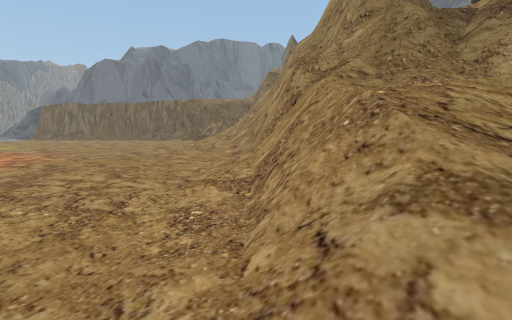
view 1 (above)

24 first-person views from a walk through a 3-D level made in the Unity game engine. The camera is 1.4 m above the floor, tilts 6° down and sees 80° across. The floor is counted in squares, 2 m on a side. Each view is taken from the middle of a square. On the plan, view 1 faces up. The plan holds only what a view shows up to about 10 squares ahead; the rest is blank. The place goes on beyond the plan. Some trees and plants on the terrain are drawn as simple stand-ins. The player character is not drawn. Some animated figures are not drawn. Some surface patterns are stand-ins.

view 2
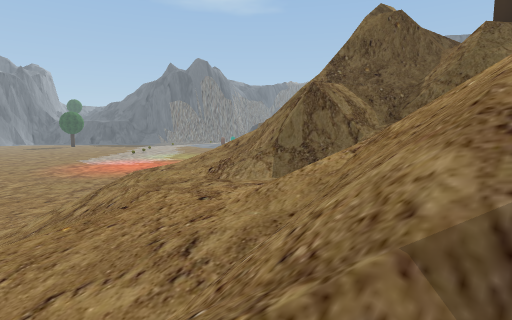

view 3
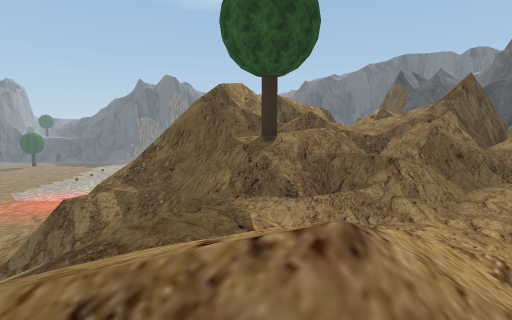

view 4
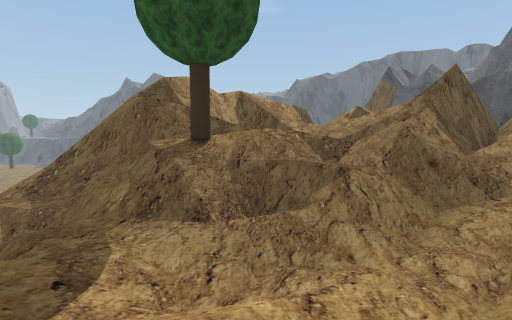

view 5
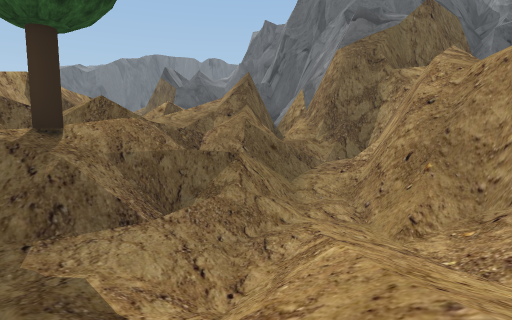

view 6
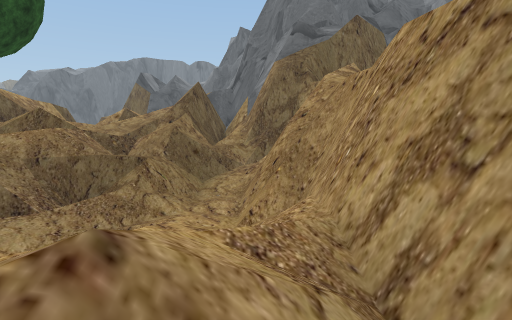

view 7
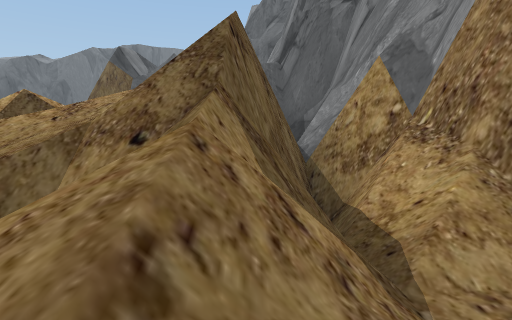

view 8
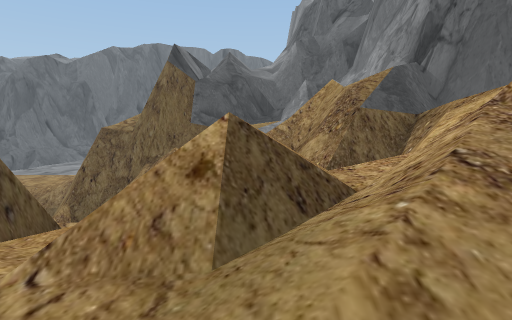

view 9
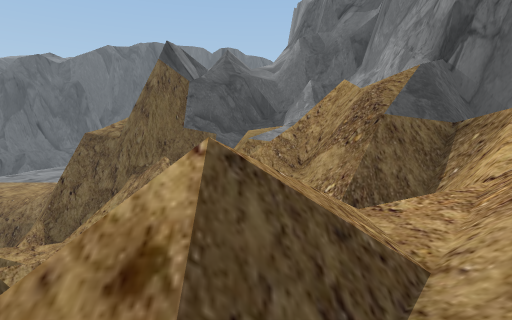

view 10
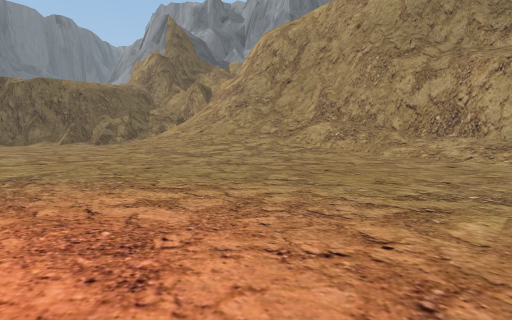

view 11
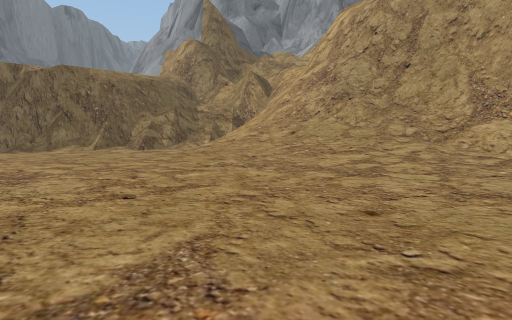

view 12
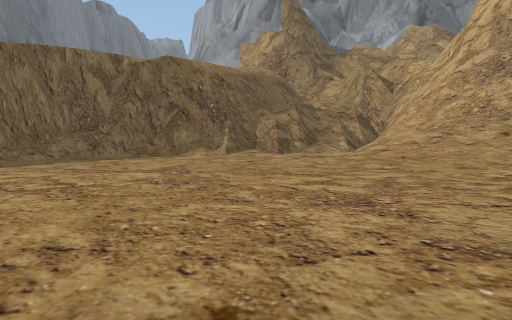

view 13
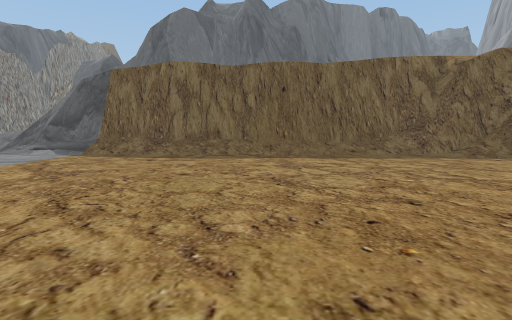

view 14
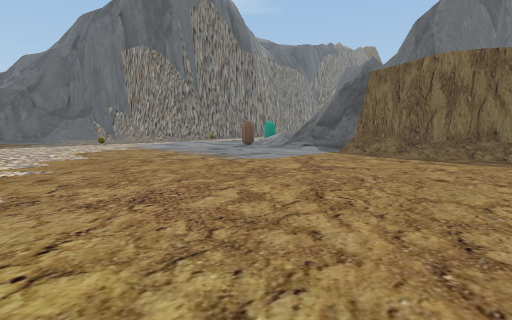

view 15
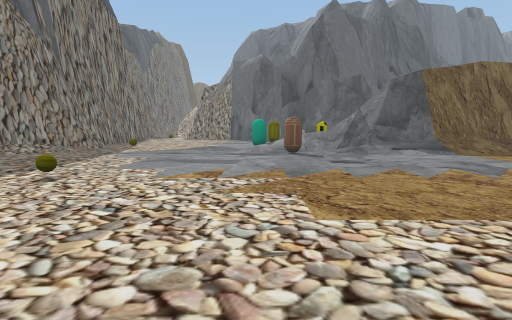

view 16
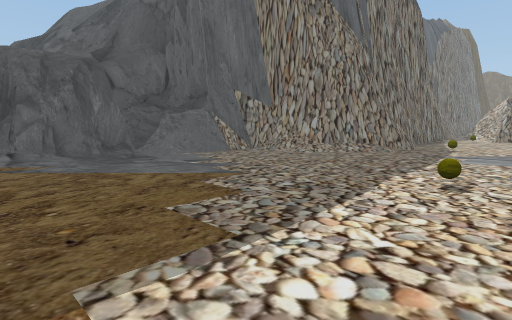

view 17
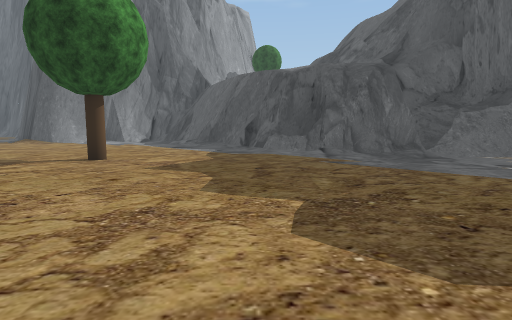

view 18
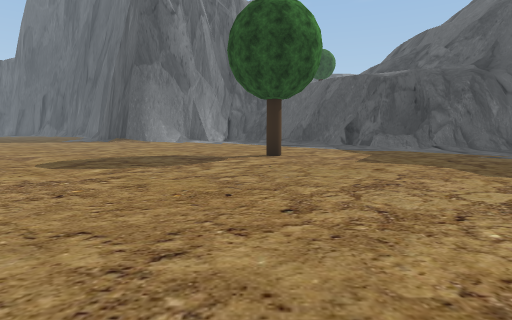

view 19
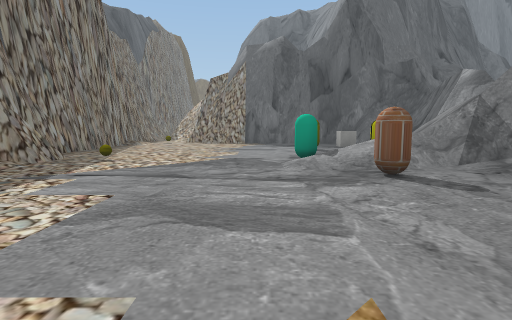

view 20
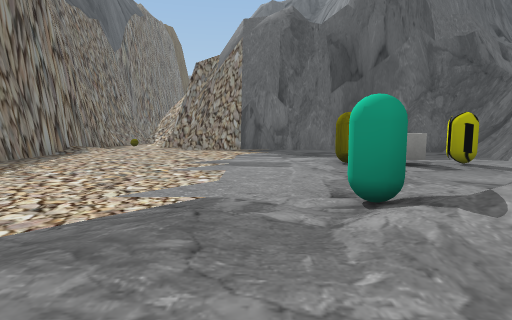

view 21
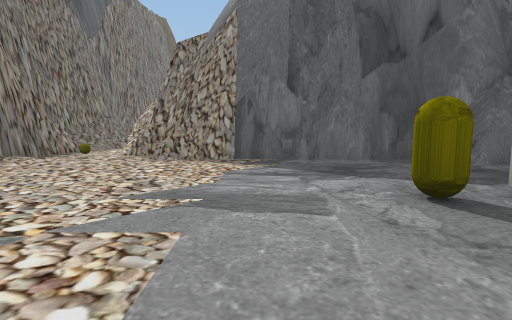

view 22
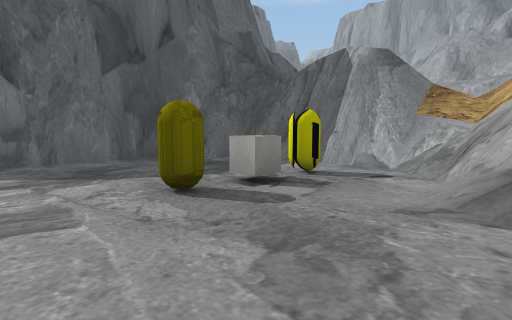

view 23
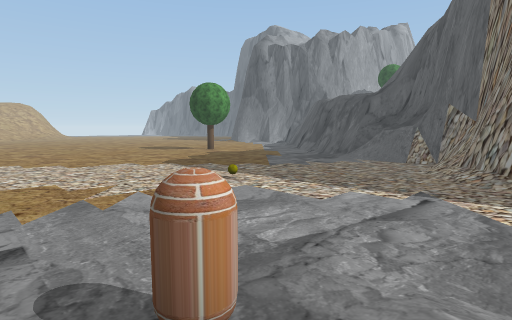

view 24
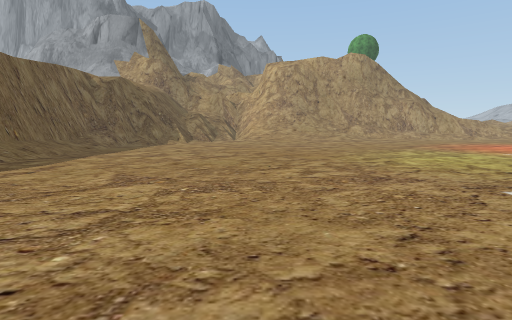

### Floor plan
Key: @ floor where view 1 was taken; # wall or solid block; . main floor; : floor 0.5 m higher than the main floor; + floor 3 m higher than the main floor; * floor 6 m higher than the main floor; % floor 9 m higher than the main floor; / step, stairs or slope; = window, fence, low wall or low ledge; v drop or lower ground; O other object.
Columns run from 34 left of view 1 to 16 right of it. Each row starts with its distance up from view 1.
 35       ./
 34      #./#
 33      #..###
 32      #.O.#########
 31      #/......../###
 30      #.........../#
 29      #...........##
 28      #.......OOO.##
 27      #...........#
 26      #........./=#
 25      ##.O...O//##
 24      ##...://///##
 23     ##/......O/=#############       ####
 22   ###/.....................##########==
 21   #........................./##=   #=//    #
 20   #..........................//=#+#=//   =####
 19  ##............................/==#v/    # v##
 18  #/......O....................:///# *    #vvv#
 17 ##/...........................////###    /vvv#
 16 ##............................////### v  //vv#
 15 #/............................://###  v //=v%#
 14 /.............  ..............://###   ////vv######
 13 ..............     ...........:///## #=////#/###//
 12 ..........  ..       ..........///####=///////##
 11 ..........            .........://####=  /////#==
 10 ...........            .........:/####=//////=#/
  9 ...O........             ......../#####//////##/
  8 ...........               ......./#v###/O////##/
  7 ..........                ......./#v##////////#/
  6 .........                 ......./#v//////////#
  5 ........                      .../#///// /////#
  4  .....                        .../#//==/ /////v
  3  ....                         ....#//////// //
  2  ...                         .....=///////
  1                              .....////////
  0                                   @ //////

Positions as (right, up) in squares from view 1, and headings:
1: (0, 0), facing up
2: (7, 0), facing up-left
3: (11, 3), facing up-left
4: (11, 5), facing up-left
5: (9, 4), facing up
6: (11, 3), facing up
7: (9, 11), facing up
8: (6, 13), facing up
9: (6, 14), facing up
10: (-8, 6), facing up-right
11: (-8, 10), facing up-right
12: (-10, 14), facing up-right
13: (-12, 14), facing up
14: (-12, 14), facing up-left
15: (-22, 14), facing up
16: (-24, 14), facing up-left
17: (-24, 13), facing left
18: (-23, 9), facing left
19: (-23, 18), facing up
20: (-23, 22), facing up
21: (-23, 25), facing up
22: (-23, 25), facing up-right
23: (-20, 24), facing down-left
24: (-19, 17), facing right
